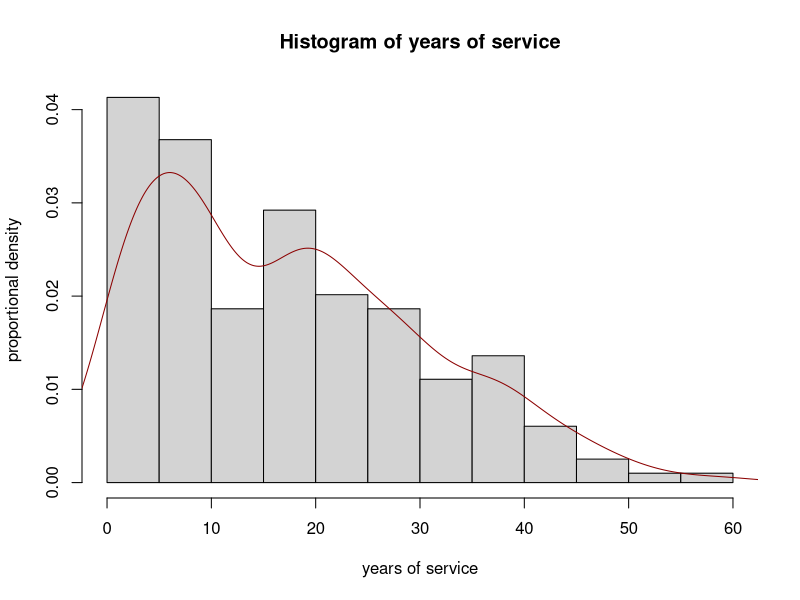

Generate this figure with R:
## ---- chunk 1
knitr::opts_chunk$set(echo = FALSE, warning=FALSE, message=FALSE)
## ---- chunk 2
library(car)
library(corrplot)
data <- Salaries
dimensions <- dim(data)
## ---- chunk 3
data.df <- data.frame(data)
num_of_profs <- sum(subset(data.df$rank == 'Prof', data.df$yrs.service > 40))
## ---- chunk 4
salary <- nrow(subset(data, salary > 150000))
## ---- chunk 5
mean_salary <- mean((subset(data$salary, data.df$rank == 'Prof', data.df$yrs.service > 20)))
## ---- chunk 6
summary(data)
## ---- chunk 7
tab <- table(data$sex, data$rank)
knitr::kable(
  head(tab[, 1:3], 3), caption = 'counts of men and women by rank'
)
tab2 <- prop.table(tab)
knitr::kable(
  head(tab2[, 1:3], 3), caption = 'proportions of men and women by rank'
)
## ---- chunk 8
hist(data$yrs.service, freq=FALSE, xlab="years of service",
     ylab="proportional density", main="Histogram of years of service")
lines(density(data$yrs.service), type="l", col="darkred")
